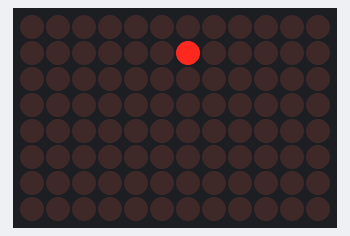
The sketch below on a simulated Arduino Uno R4 WiFi. On the bench: 12×8 LED matrix.

Above: at 2.05 s.
At 4.05 s:
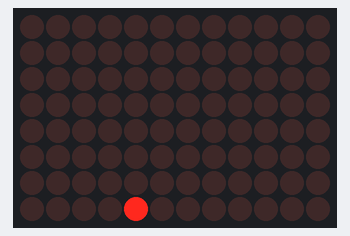
At 6.15 s:
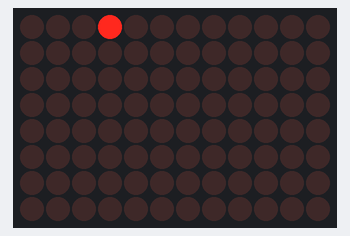
At 10.25 s:
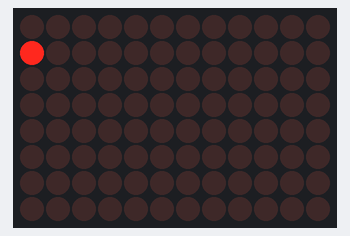
At 14.35 s:
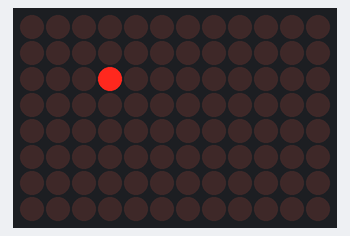
At 18.45 s:
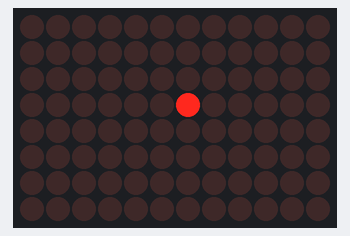

Measured:
- by itself, everything shown: repeats every 15.4 s, in 154 steps

The sketch:

bounceMaxtrixR4.ino
```cpp
#include "Arduino_LED_Matrix.h"
// #include <Mouse.h>

ArduinoLEDMatrix matrix;

// grid dimensions. should not be larger than 8x8
#define MAX_Y 8
#define MAX_X 12

uint8_t grid[MAX_Y][MAX_X] = {
    {0, 0, 0, 0, 0, 0, 0, 0, 0, 0, 0, 0},
    {0, 0, 0, 0, 0, 0, 0, 0, 0, 0, 0, 0},
    {0, 0, 0, 0, 0, 0, 0, 0, 0, 0, 0, 0},
    {0, 0, 0, 0, 0, 0, 0, 0, 0, 0, 0, 0},
    {0, 0, 0, 0, 0, 0, 0, 0, 0, 0, 0, 0},
    {0, 0, 0, 0, 0, 0, 0, 0, 0, 0, 0, 0},
    {0, 0, 0, 0, 0, 0, 0, 0, 0, 0, 0, 0},
    {0, 0, 0, 0, 0, 0, 0, 0, 0, 0, 0, 0},
};

int x = 5;
int y = 0;
int Vx = 1;
int Vy = 1;

void bounce(){
    if (x < 0) {
        x = 1;
        Vx = 1;
    }
    if (x > MAX_X-2) {
        x = MAX_X-1;
        Vx = -1;
    }
    if (y < 0) {
        y = 1;
        Vy = 1;
    }
    if (y > MAX_Y-2) {
        y = MAX_Y-1;
        Vy = -1;
    }
}

void setup() {
  // Mouse.begin();
  matrix.begin();
  delay(2000);
}

void loop() {
  //clear
  grid[y][x] = 0;
  //move
  // Mouse.move(10*Vx,10*Vy);

  x += Vx;
  y += Vy;
  bounce();
  grid[y][x] = 1;
  matrix.renderBitmap(grid, 8, 12);
  delay(100);
}
```
